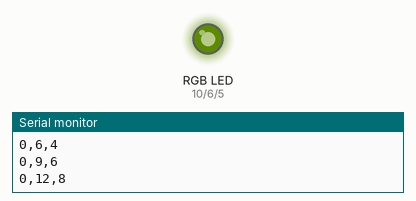
This sketch was run on a simulated Arduino Uno, built with avr-gcc and run on an emulated ATmega328P. On the bench: an RGB LED mixed from three pins (HIGH = lit), the last lines printed to the serial monitor. Dim RGB values are drawn brighter than linear; random numbers use the default seed unless the sketch sets one.

Above: at 0.15 s.
At 2.6 s:
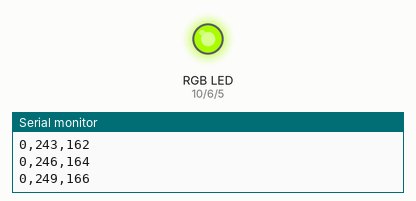
At 9.1 s:
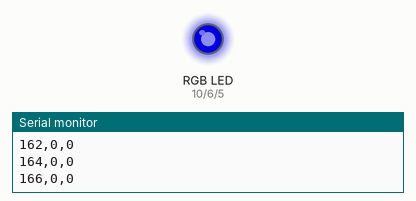
At 15.6 s:
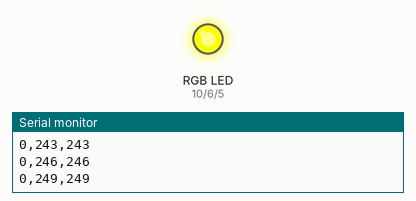
At 22.2 s:
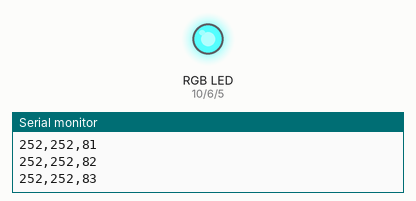
At 35.2 s:
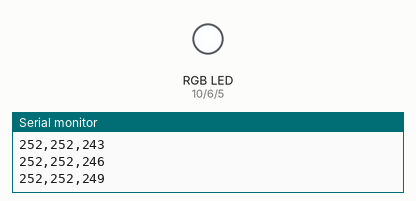
Timing chart, 0 to 40.0 s (numbered marks = the images above):
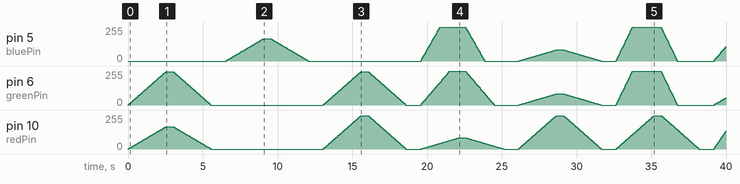

The sketch:

RGBreather.ino
```cpp
int redPin = 10;    // LED connected to digital pin 9
int greenPin = 6;
int bluePin  = 5;

long inhale = 2500;
int  hold = 500;
long exhale = 3000;
int  loopDelay = 30;

void setup()  {
  // nothing happens in setup
  Serial.begin(9600);
  randomSeed(analogRead(0));
}

void printRGB(int r, int g, int b){
  Serial.print(r);
  Serial.print(',');
  Serial.print(g);
  Serial.print(',');
  Serial.println(b);
}

void loop()  {
  int blueValue  = 0;
  int greenValue = 0;
  int redValue   = 0;

  int blueGrowth  = random(8);
  int greenGrowth = random(8);
  int redGrowth   = random(8);

  long time = millis();

  // fade in from min to max in increments of 5 points:
  while(true) {
    printRGB(blueValue, greenValue, redValue);

    // sets the value (range from 0 to 255):
    analogWrite(redPin, redValue);
    analogWrite(bluePin, blueValue);
    analogWrite(greenPin, greenValue);

    if(blueValue + blueGrowth < 255)   blueValue  += blueGrowth;
    if(greenValue + greenGrowth < 255) greenValue += greenGrowth;
    if(redValue + redGrowth < 255)     redValue   += redGrowth;

    if((millis() - time) > inhale) break;
    // wait for 30 milliseconds to see the dimming effect
    delay(loopDelay);
  }

  delay(hold);

  time = millis();

  // fade out from max to min in increments of 5 points:
  while(true) {
    if(blueValue > 0) blueValue -= blueGrowth;
    if(greenValue > 0) greenValue -= greenGrowth;
    if(redValue > 0) redValue -= redGrowth;
    printRGB(blueValue, greenValue, redValue);

    // sets the value (range from 0 to 255):
    analogWrite(redPin, redValue);
    analogWrite(bluePin, blueValue);
    analogWrite(greenPin, greenValue);

    if((millis() - time) > exhale) break;
    // wait for 30 milliseconds to see the dimming effect
    delay(loopDelay);
  }

  delay(hold);
}
```
